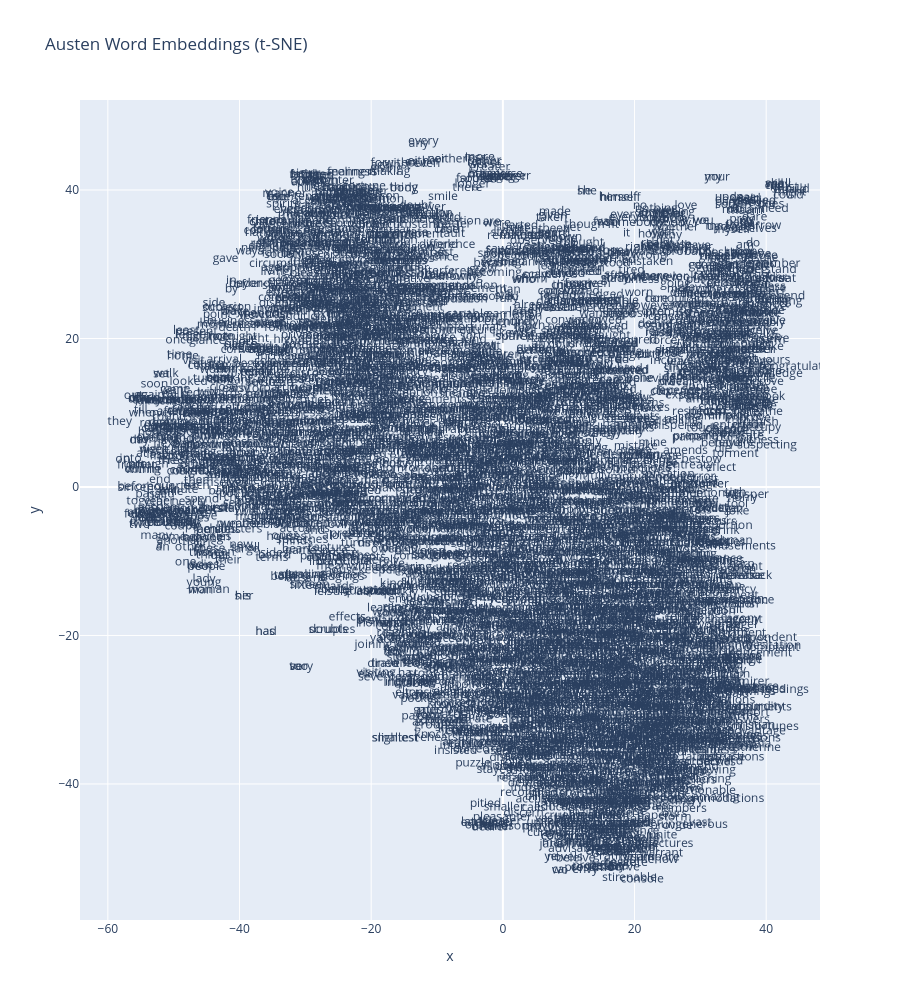

Notebook code for this chart:
### Code cell
fig_austen = px.scatter(
    austen_tsne,
    x='x',
    y='y',
    text='word',
    title='Austen Word Embeddings (t-SNE)',
    height=1000
)

fig_austen.update_traces(mode='text')
fig_austen.show()

### Figure 1 — Plotly figure (JSON) as saved in the notebook; plotly's stock layout.template omitted (floating-point values rounded to 4 significant figures; data arrays with more than 128 entries replaced by an {"elided": "..."} marker saying what was removed)
{"data": [{"hovertemplate": "x=%{x}<br>y=%{y}<br>word=%{text}<extra></extra>", "legendgroup": "", "marker": {"color": "#636efa", "symbol": "circle"}, "mode": "text", "name": "", "showlegend": false, "text": {"elided": "3818 str values"}, "type": "scattergl", "x": {"elided": "3818 float values"}, "xaxis": "x", "y": {"elided": "3818 float values"}, "yaxis": "y"}], "layout": {"height": 1000, "legend": {"tracegroupgap": 0}, "title": {"text": "Austen Word Embeddings (t-SNE)"}, "xaxis": {"anchor": "y", "domain": [0, 1], "title": {"text": "x"}}, "yaxis": {"anchor": "x", "domain": [0, 1], "title": {"text": "y"}}}}
